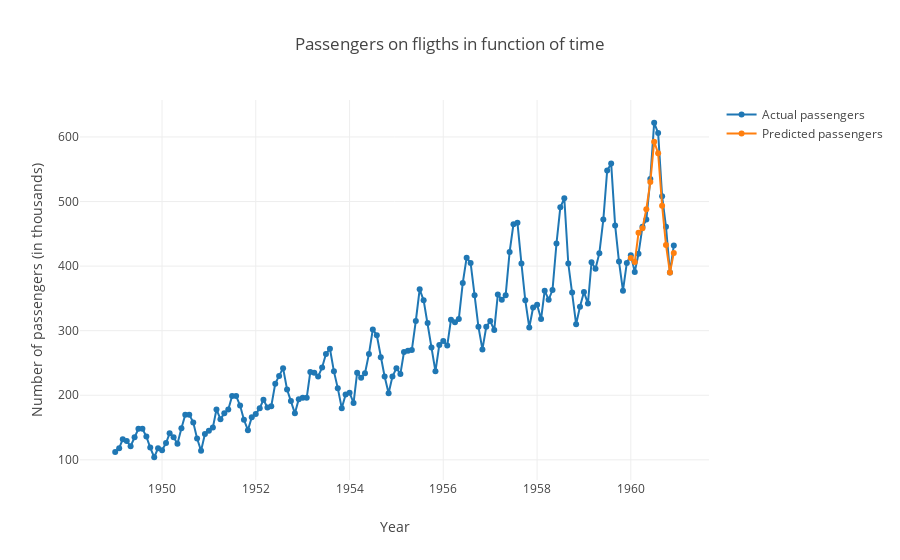

Notebook code for this chart:
### Code cell
theoretical_trace = go.Scatter( x=passenger.index,
                                y=passenger['passengers'],
                                mode='lines+markers',
                                name='Actual passengers')
predicted_trace = go.Scatter(x=test_data.index,
                             y=test_data['predicted'],
                             mode='lines+markers',
                             name='Predicted passengers')
data = [theoretical_trace,predicted_trace]
layout = go.Layout(title='Passengers on fligths in function of time',
                   xaxis={'title':'Year'},
                   yaxis={'title':'Number of passengers (in thousands)'})
fig = go.Figure(data=data,layout=layout)
pyo.iplot(fig)

### Figure 1 — Plotly figure (JSON) as saved in the notebook; plotly's stock layout.template omitted (floating-point values rounded to 4 significant figures; data arrays with more than 128 entries replaced by an {"elided": "..."} marker saying what was removed)
{"data": [{"mode": "lines+markers", "name": "Actual passengers", "type": "scatter", "uid": "28f0d3e8-1101-11e9-a945-b952dde19ec6", "x": {"elided": "144 str values"}, "y": {"elided": "144 int values"}}, {"mode": "lines+markers", "name": "Predicted passengers", "type": "scatter", "uid": "28f0d762-1101-11e9-a945-b952dde19ec6", "x": ["1960-01-01", "1960-02-01", "1960-03-01", "1960-04-01", "1960-05-01", "1960-06-01", "1960-07-01", "1960-08-01", "1960-09-01", "1960-10-01", "1960-11-01", "1960-12-01"], "y": [412.5, 406.2, 451.5, 458.6, 488.1, 530.2, 592.7, 574.9, 493.5, 432.9, 390.0, 420.4]}], "layout": {"title": "Passengers on fligths in function of time", "xaxis": {"title": "Year"}, "yaxis": {"title": "Number of passengers (in thousands)"}}}
